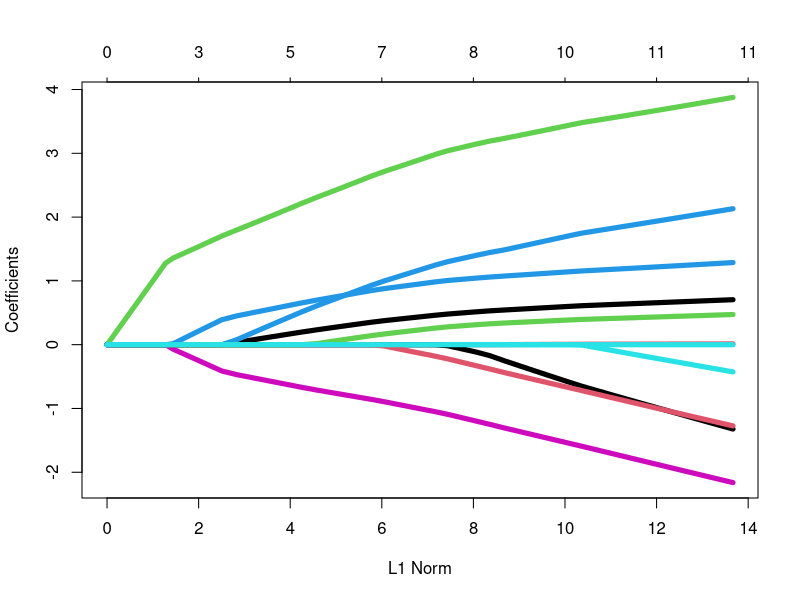
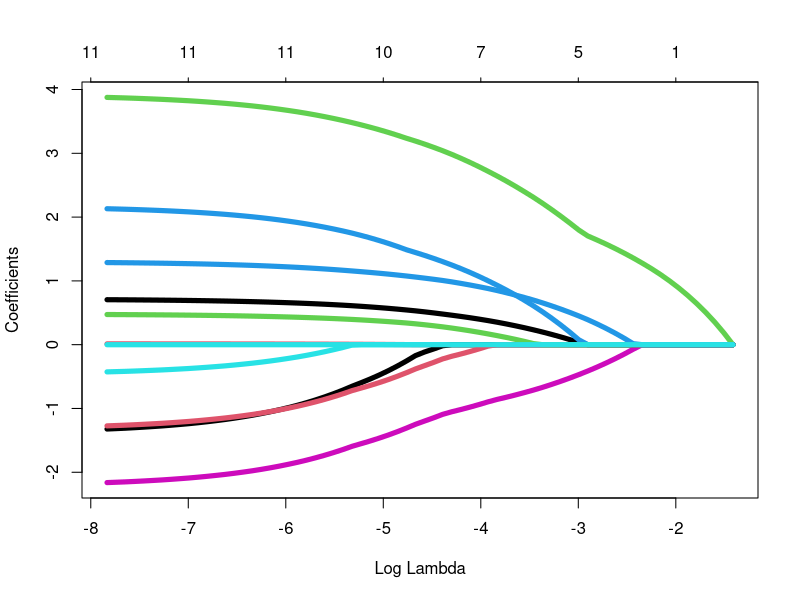

The R script that drew these images, in order:
# -------------------------------------------------------------------
# Purpose: Practical for Logistic Regression Models in R (Part 2)
# Author : Liew How Hui (2024)
# Reference: 
#  1. http://faculty.marshall.usc.edu/gareth-james/ISL/Chapter%204%20Lab.txt
# Data   : http://faculty.marshall.usc.edu/gareth-james/ISL/data.html
# License: BSD-3
# Software: R 4.1+
# Duration: 1 hour
# -------------------------------------------------------------------

# -------------------------------------------------------------------
# performance() is taken from p03_knn1.R.  It is a simple 
# implementation of caret::confusionMatrix()
# -------------------------------------------------------------------

performance = function(xtab, desc=""){
    cat("\n", desc,"\n", sep="")
    print(xtab)

    ACR = sum(diag(xtab))/sum(xtab)
    CI  = binom.test(sum(diag(xtab)), sum(xtab))$conf.int
    cat("\n        Accuracy :", ACR)
    cat("\n          95% CI : (", CI[1], ",", CI[2], ")\n")

    if(nrow(xtab)>2){
        # e1071's classAgreement() in matchClasses.R
        # Ref: https://stats.stackexchange.com/questions/586342/measures-to-compare-classification-partitions
        n  = sum(xtab)
        ni = apply(xtab, 1, sum)
        nj = apply(xtab, 2, sum)
        p0 = sum(diag(xtab))/n
        pc = sum(ni * nj)/n^2
        Kappa = (p0 - pc)/(1 - pc)
        cat("\n           Kappa :", Kappa, "\n")
        cat("\nStatistics by Class:\n")
        # Levels of the actual data
        lvls = dimnames(xtab)[[2]]
        sensitivity = c()
        specificity = c()
        ppv         = c()
        npv         = c()
        for(i in 1:length(lvls)) {
            sensitivity[i] = xtab[i,i]/sum(xtab[,i])
            specificity[i] = sum(xtab[-i,-i])/sum(xtab[,-i])
            ppv[i]         = xtab[i,i]/sum(xtab[i,])
            npv[i]         = sum(xtab[-i,-i])/sum(xtab[-i,])
        }
        b = data.frame(rbind(sensitivity,specificity,ppv,npv))
        names(b) = lvls
        print(b)
    } else {
         #names(dimnames(xtab)) = c("Prediction", "Actual")
         TPR = xtab[1,1]/sum(xtab[,1]); TNR = xtab[2,2]/sum(xtab[,2])
         PPV = xtab[1,1]/sum(xtab[1,]); NPV = xtab[2,2]/sum(xtab[2,])
         FPR = 1 - TNR                ; FNR = 1 - TPR
         # https://standardwisdom.com/softwarejournal/2011/12/confusion-matrix-another-single-value-metric-kappa-statistic/
         RandomAccuracy = (sum(xtab[,2])*sum(xtab[2,]) + 
           sum(xtab[,1])*sum(xtab[1,]))/(sum(xtab)^2)
         Kappa = (ACR - RandomAccuracy)/(1 - RandomAccuracy)
         cat("\n           Kappa :", Kappa, "\n")
         cat("\n     Sensitivity :", TPR)
         cat("\n     Specificity :", TNR)
         cat("\n  Pos Pred Value :", PPV)
         cat("\n  Neg Pred Value :", NPV)
         cat("\n             FPR :", FPR)
         cat("\n             FNR :", FNR, "\n")
         cat("\n'Positive' Class :", dimnames(xtab)[[1]][1], "\n")
    }
}


# -------------------------------------------------------------------
#  Practical : Analysis of the `Fraud' Dataset using Multinomial LR 
#  nnet::multinom
# -------------------------------------------------------------------

### 
### Working with Fraud data (refer to Practical 3)
### 

#https://liaohaohui.github.io/UECM3993/fraud.csv
fraud = read.csv("fraud.csv", row.names=1)
col_fac = c("gender", "status", "employment", "account_link", "supplement", "tag")
fraud[col_fac] = lapply(fraud[col_fac], factor)
set.seed(123)
fraud_tag0 = fraud[fraud$tag=="0", ]
fraud_tag1 = fraud[fraud$tag=="1", ]
tag0_idx = sample(nrow(fraud_tag0), size=round(0.7*nrow(fraud_tag0)))
tag1_idx = sample(nrow(fraud_tag1), size=round(0.7*nrow(fraud_tag1)))
fraud.train = rbind(fraud_tag0[ tag0_idx,], fraud_tag1[ tag1_idx,])
fraud.test  = rbind(fraud_tag0[-tag0_idx,], fraud_tag1[-tag1_idx,])

###
### Multinomial Logistic Regression can be regarded as ANN with single layer,
### i.e. no hidden layer.
###
library(nnet)   # Already in Base R
mlr_model = multinom(tag ~ ., data=fraud.train)
###
### Z-statistic & p-values are not provided.  We can obtain them
### using concepts from statistics
###
model.stats = summary(mlr_model)
# coef(mlr_model), mlr_model$wts, mlr_model$coefnames
betas = model.stats$coefficients
SE    = model.stats$standard.errors
Z     = betas/SE
# 2-tailed Z test
p     = (1 - pnorm(abs(Z), 0, 1)) * 2
print(p)
#
# Note: p-value may not be meaningful when there are more than two
# classes because there is no Hypothesis Testing for multiple class case.
#

#
# Similar to glm with family=binomial (logistic regression) but
# not exact due to numeric approximation errors
#
yhat = predict(mlr_model, newdata=fraud.test, type='class')
performance(table(yhat, fraud.test$tag), "Multinomial LR with K=2")
# K = number of classes in the output

#
# Comparing the multinom results to GLM model results (from Practical 5)
#
lr_model = glm(tag~., data=fraud.train, family=binomial)
summary(lr_model)
probs = predict(lr_model, newdata=fraud.test[,1:8], type='response')
yhat = ifelse(probs<0.5, 0, 1)
performance(table(yhat, fraud.test$tag), "LR (GLM with binomial) with K=2")


# -------------------------------------------------------------------
#  Practical : Analysis of the Fraud data using 1-hidden layer
#  Neural Network nnet().
#
#  According to
#  https://stackoverflow.com/questions/64835527/plot-neural-network-of-nnet-object
#  we can visualise it using NeuralNetTools but this package
#  depends on ggplot2() and has many dependencies and will be skipped in 
#  the practical class.
# -------------------------------------------------------------------

set.seed(123)    # For the random initial weights
the.hidden.size = 20
nnm = nnet(tag~., data=fraud.train, size=the.hidden.size)
summary(nnm)

yhat = predict(nnm, newdata=fraud.test, type='class')
performance(table(yhat, fraud.test$tag), paste0("NN(hidden=",the.hidden.size,")"))

###https://beckmw.wordpress.com/2013/11/14/visualizing-neural-networks-in-r-update/
# install.packages("NeuralNetTools")
# library(NeuralNetTools)
# plotnet(nn)


# -------------------------------------------------------------------
#  Practical : Analysis of the `Iris flower' Dataset (K = 3 classes) 
#  using Multinomial LR nnet::multinom
# -------------------------------------------------------------------

# Since the ratio is 50:50:50, we can do linear sampling
set.seed(123)
idx = sample(nrow(iris), 0.7*nrow(iris))
iris.train = iris[ idx, ]
iris.test  = iris[-idx, ]

mlr_model2 = multinom(Species ~ ., iris.train)
summary(mlr_model2)
#probs = predict(mlr_model2, newdata=iris.test, type='probs')
yhat2 = predict(mlr_model2, newdata=iris.test, type='class')
# performance() only works for binary classification
confusion.matrix = table(yhat2, iris.test$Species)
performance(confusion.matrix)

#
# glm won't work correctly as it only take two classes
#


# -------------------------------------------------------------------
#  Practical : Analysis of the Iris data using 1-hidden layer
#  Neural Network nnet().
# -------------------------------------------------------------------

set.seed(123)    # For the random initial weights
the.hidden.size = 20
nnm = nnet(Species~., data=iris.train, size=the.hidden.size)

yhat = predict(nnm, newdata=iris.test, type='class')
performance(table(yhat, iris.test$Species), paste0("NN(hidden=",the.hidden.size,")"))


# -------------------------------------------------------------------
#  Practical : Analysis of the `Fraud' Dataset using ElasticNet
#
#  ElasticNet = GLM + Constraints on the coefficients b0, b1, ..., bp
#  Combining `feature selection' & `parameter estimation'
#  Can be useful for `feature selection' when alpha=1.
#  Supported by GLMNET package
#  Standardisation is necessary when using GLMNET to make sure
#  the constraint part has reasonable scales.
#
#  Ref: https://stats.stackexchange.com/questions/72251/an-example-lasso-regression-using-glmnet-for-binary-outcome
# -------------------------------------------------------------------

# install.packages("glmnet")
library(glmnet)

#
# Problem: Categorical inputs are regarded as integers
#
# alpha = 1 (default) => lasso penalty, ||beta||_1  (feature selection)
# alpha = 0           => ridge penalty, ||beta||_2^2 (smoothing ???)
# lambda -> 0 (close to original GLM)
# Problem with directly using fraud.train with glmnet => factors are convert to integers
#glmmod = glmnet(x=as.matrix(fraud.train[,2:8]), y=fraud.train[,9], alpha=0, family="binomial", standardize=FALSE)
#
# model.matrix : one-hot encoding
# Just being lazy: no standardization.  Need to include it in future.
#
# remove the first column with `intersection' data
X = model.matrix(tag~., data=fraud.train)[,-1]
glmmod = glmnet(x=X, y=fraud.train[,8], alpha=1, family=binomial, lambda=1e-5)
print(coef(glmmod))   # Same as glmmod$beta
# Close but not exactly the same as Logistic Regression due to numerical errors

#
# When lambda is not set, it is a sequence
#
glmmod = glmnet(x=X, y=fraud.train[,8], alpha=1, family="binomial")
plot(glmmod, lwd=5)   # The x-axis defaults to L1-Norm
plot(glmmod, lwd=5, xvar="lambda")


